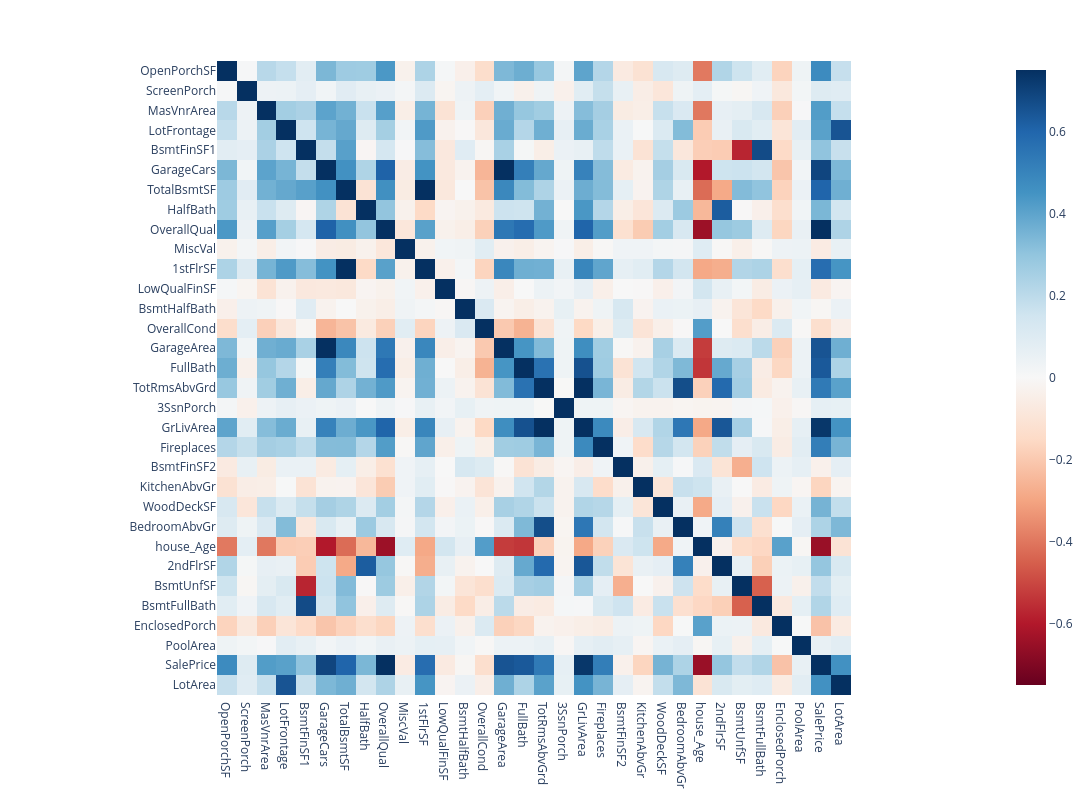

Here is the notebook cell this chart was saved with:
### Code cell
px.imshow(corr_matrix,
                width=1200,height=800,
                color_continuous_scale=px.colors.sequential.RdBu , zmin=-.75,zmax=.75)

### Figure 1 — Plotly figure (JSON) as saved in the notebook; plotly's stock layout.template omitted (floating-point values rounded to 4 significant figures; data arrays with more than 128 entries replaced by an {"elided": "..."} marker saying what was removed)
{"data": [{"coloraxis": "coloraxis", "hovertemplate": "x: %{x}<br>y: %{y}<br>color: %{z}<extra></extra>", "name": "0", "type": "heatmap", "x": ["OpenPorchSF", "ScreenPorch", "MasVnrArea", "LotFrontage", "BsmtFinSF1", "GarageCars", "TotalBsmtSF", "HalfBath", "OverallQual", "MiscVal", "1stFlrSF", "LowQualFinSF", "BsmtHalfBath", "OverallCond", "GarageArea", "FullBath", "TotRmsAbvGrd", "3SsnPorch", "GrLivArea", "Fireplaces", "BsmtFinSF2", "KitchenAbvGr", "WoodDeckSF", "BedroomAbvGr", "house_Age", "2ndFlrSF", "BsmtUnfSF", "BsmtFullBath", "EnclosedPorch", "PoolArea", "SalePrice", "LotArea"], "xaxis": "x", "y": ["OpenPorchSF", "ScreenPorch", "MasVnrArea", "LotFrontage", "BsmtFinSF1", "GarageCars", "TotalBsmtSF", "HalfBath", "OverallQual", "MiscVal", "1stFlrSF", "LowQualFinSF", "BsmtHalfBath", "OverallCond", "GarageArea", "FullBath", "TotRmsAbvGrd", "3SsnPorch", "GrLivArea", "Fireplaces", "BsmtFinSF2", "KitchenAbvGr", "WoodDeckSF", "BedroomAbvGr", "house_Age", "2ndFlrSF", "BsmtUnfSF", "BsmtFullBath", "EnclosedPorch", "PoolArea", "SalePrice", "LotArea"], "yaxis": "y", "z": {"elided": "32x32 float values"}}], "layout": {"coloraxis": {"cmax": 0.75, "cmin": -0.75, "colorscale": [[0, "rgb(103,0,31)"], [0.1, "rgb(178,24,43)"], [0.2, "rgb(214,96,77)"], [0.3, "rgb(244,165,130)"], [0.4, "rgb(253,219,199)"], [0.5, "rgb(247,247,247)"], [0.6, "rgb(209,229,240)"], [0.7, "rgb(146,197,222)"], [0.8, "rgb(67,147,195)"], [0.9, "rgb(33,102,172)"], [1, "rgb(5,48,97)"]]}, "height": 800, "margin": {"t": 60}, "width": 1200, "xaxis": {"anchor": "y", "constrain": "domain", "domain": [0, 1], "scaleanchor": "y"}, "yaxis": {"anchor": "x", "autorange": "reversed", "constrain": "domain", "domain": [0, 1]}}}
